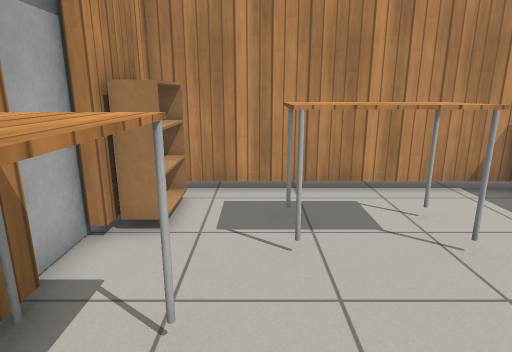
[1] (above)

12 first-person views from a walk through a robot-simulator world made for Gazebo. The camera is 1.2 m above the floor, tilts 14° down and sees 75° across. The floor is counted in squares, 0.5 m on a side. Each view is taken from the middle of a square. On the plan, view 1 faces up. The plan holds only what a view shows up to about 20 squares ahead; the rest is blank. The place goes on beyond the plan. Simple patterns stand in for the simulator's built-in surfaces. Some stock models are drawn as simple stand-ins.

[2]
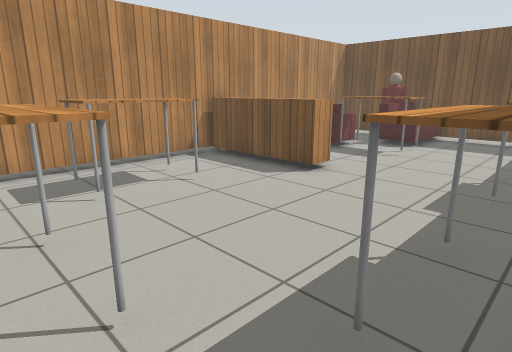

[3]
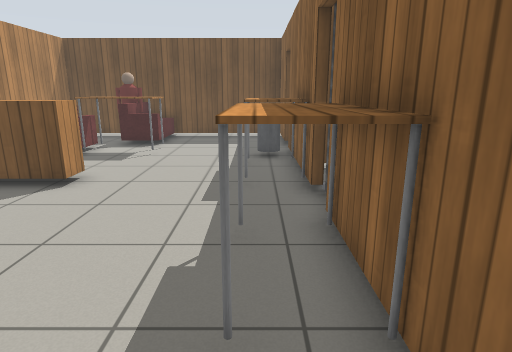

[4]
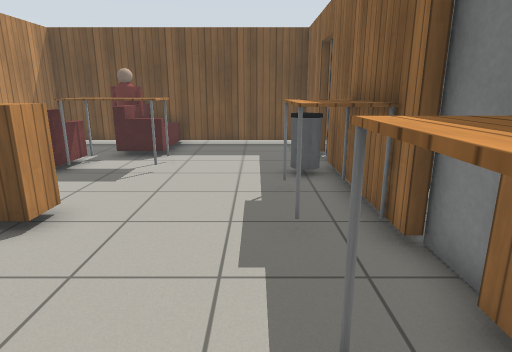

[5]
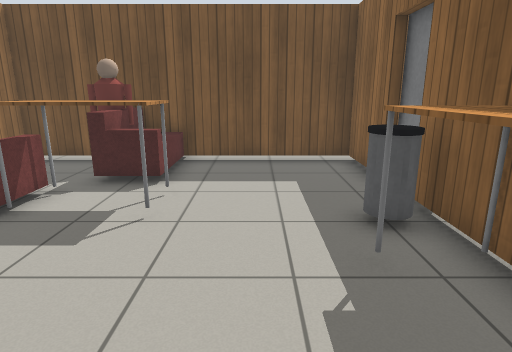

[6]
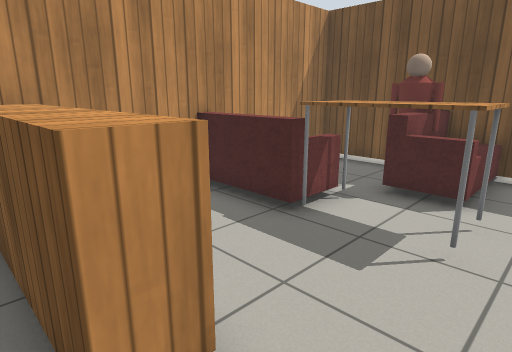

[7]
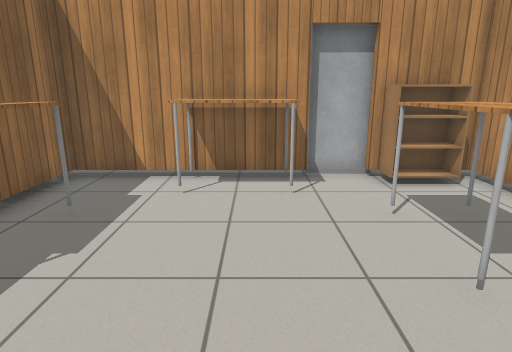

[8]
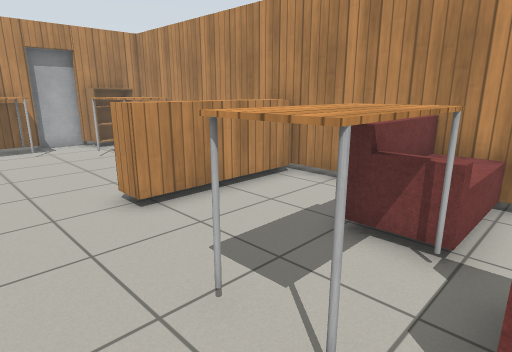

[9]
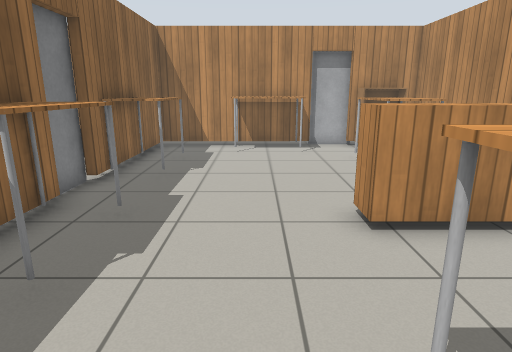

[10]
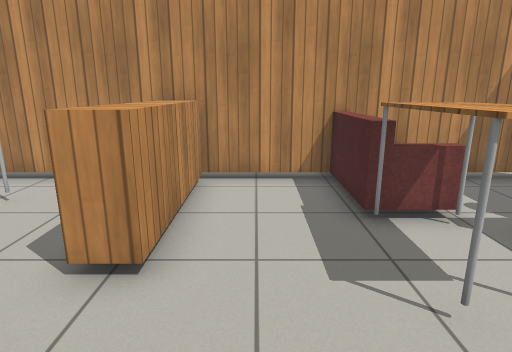

[11]
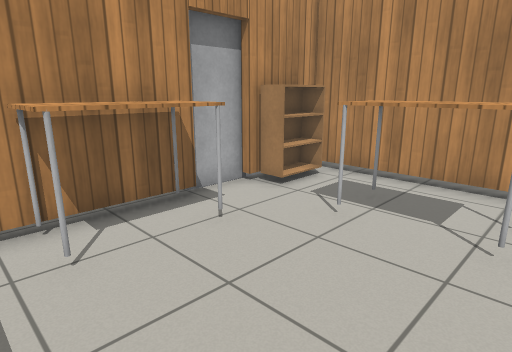

[12]
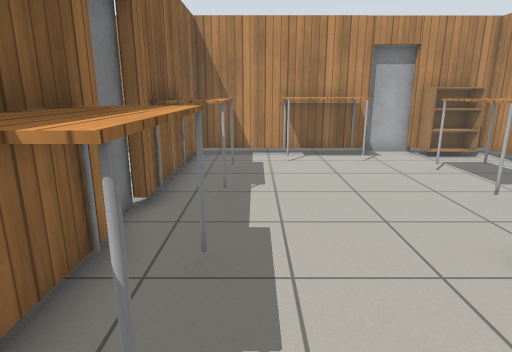

### Floor plan
Key: @ floor where view 1 was taken; # wall or solid block; . floor; D open door; = window, fence, low wall or low ledge; B bookshelf; T table; L door leaf; H thing the floor can be seen under or through; I bin; O other object.
Columns run from 3 left of view 1 to 18 right of it. Each row starts with its distance up from view 1.
  8 ###############O#####.
  7 #B........=...OOO...#.
  6 #B..TTT...=...OOO...#.
  5 L...TTT...=...TTT.OO#
  4 L.........=...TTTOOOO
  3 #TT.......=...TTTOOOO
  2 #TT...........TTT...H.
  1 #TT.................H.
  0 #TT@................H.
 -1 #...................H.
 -2 #...TTT...TTT.I.....H.
 -3 #...TTTDDDTTT.IDD...#.
 -4        LLL  ## LL####
 -5      O     OD       #
 -6      O     O

Positions as (right, up) in squares from view 1, and headings:
1: (0, 0), facing up
2: (-2, -3), facing up-right
3: (-2, -2), facing right
4: (1, -1), facing right
5: (5, 0), facing right
6: (6, 1), facing up-right
7: (7, 2), facing left
8: (14, 0), facing up-left
9: (13, 1), facing left
10: (9, -1), facing up
11: (4, -1), facing up-left
12: (11, -1), facing left
